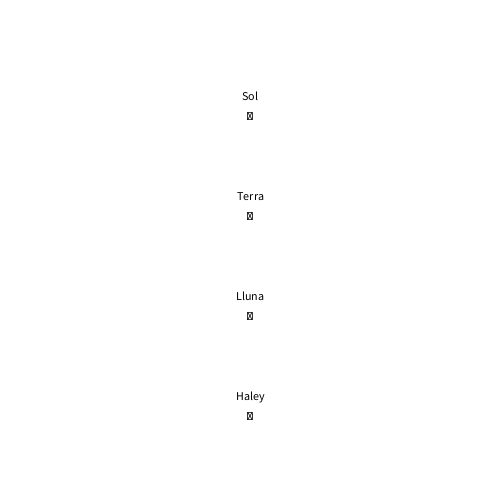
Frame 1 (no input)
Frame 60 (the mouse pressed at the canvas centre just before this capture): identical to frame 1, image omitted
Frame 120 (the mouse held since frame 60 and released just before this capture): identical to frame 1, image omitted

The Processing sketch that drew this single still picture (run headless with seeded random() and noise(); from frame 60 on, the mouse is pressed at the canvas centre):

// Processing sketch: Planetari01
// ── Planetari01.pde
/*
  Planetari v1.0
  Introducció de la Superclasse.
  Cos Astronòmic. Atributs bàsics.
*/

// Variables de classe CosAtronomic
CosAstronomic c1, c2, c3, c4;

void setup(){
    size(500,500);
    // Instanciació d'objectes CosAstronomic
    c1 = new CosAstronomic("Sol", Tipus.ESTRELLA, "2609");
    c2 = new CosAstronomic("Terra", Tipus.PLANETA, "2641");
    c3 = new CosAstronomic("Lluna", Tipus.SATELIT, "263D");
    c4 = new CosAstronomic("Haley", Tipus.COMETA, "2604");
}

void draw(){
    background(255);
    // Dibuixa els objectes CosAstronomic
    c1.display(width/2, 100);
    c2.display(width/2, 200);
    c3.display(width/2, 300);
    c4.display(width/2, 400);
}

// ── CosAstronomic.pde
// Tipus enumerat
enum Tipus {ESTRELLA, PLANETA, SATELIT, COMETA};

// SUPERCLASSE
class CosAstronomic {

  // Atributs generals
  String nom;
  Tipus tipus;
  String codi;

  // Constructor
  CosAstronomic(String n, Tipus t, String c){
      this.nom = n;
      this.tipus = t;
      this.codi = c;
  }


  // Setters
  void setNom(String n){
    this.nom = n;
  }

  void setTipus(Tipus t){
    this.tipus = t;
  }

  void setCodi(String c){
    this.codi = c;
  }

  // Getters

  String getNom(){
    return this.nom;
  }

  Tipus getTipus(){
    return this.tipus;
  }

  String getCodi(){
    return this.codi;
  }


  // Altres

  void print(){
    System.out.println("COS ASTRONÒMIC: ");
    System.out.println("\t "+this.nom);
    System.out.println("\t "+this.tipus);
    char simbol = (char) Integer.parseInt(this.codi, 16);
    System.out.println("\t "+simbol);
    text(simbol, 100, 100);
    System.out.println("");
  }
  
  void display(float x, float y){
    fill(0); textAlign(CENTER);
    text(this.nom, x, y);
    //text(this.tipus, x, y + 10);
    char simbol = (char) Integer.parseInt(this.codi, 16);
    text(simbol, x, y+20);
  }

}
